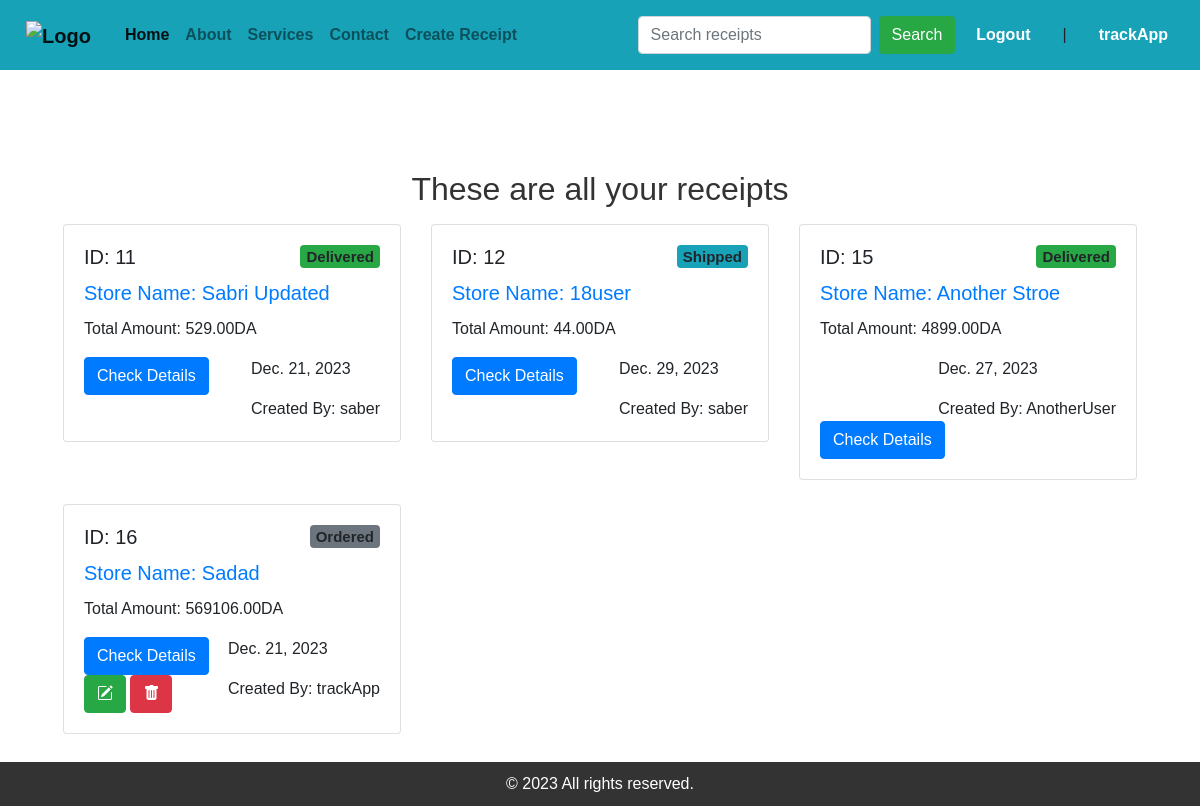
The app's page / (signed in) with its own data.
### trackApp/models.py (models this page shows, shortened)
class Recipe(models.Model):
    options = (
        ('Ordered', 'Ordered'),
        ('Shipped', 'Shipped'),
        ('Out of Delivery', 'Out'),
        ('Arriving', 'Arriving'),
        ('Delivered', 'Delivered')
    )
    user = models.ForeignKey(User, on_delete=models.CASCADE)
    store_name = models.CharField(max_length=255)
    date_of_purchase = models.DateField()
    item = models.CharField(max_length=255)
    price = models.DecimalField(max_digits=10, decimal_places=2)
    quantity = models.IntegerField()
    status = models.CharField(max_length=30, choices=options, default='Ordered')
    def calculate_total_amount(self):
        return self.quantity * self.price

### trackApp/views.py (the view)
# urls.py: path('', views.ListItems.as_view(), name='index'),
class ListItems(ListView):
    model = Recipe
    template_name = 'trackApp/index.html'
    ordering = '-date_of_purchase'
    def get_context_data(self, *args, object_list=None, **kwargs):
        all_recipes = Recipe.objects.all()
        context = super(ListItems, self).get_context_data(*args, **kwargs)
        context['all_recipes'] = all_recipes
        logger.info("Viewing all the data with List view Class Based View")
        return context

### templates/trackApp/index.html
{% extends 'trackApp/base.html' %}
{% block content %}
    <h2 class="text-center my-3">These are all your receipts</h2>
    <div class='row card-group mb-5 mx-5'>
        {% for recipe in all_recipes %}
            <div class="col-4">
                <div class="card mb-4">
                    <div class="card-body">
                        <h5 class="card-title">
                            ID: {{ recipe.id|upper }}
                            {% if user.is_authenticated %}
                                {% if recipe.status == 'Ordered' %}
                                    <span class="badge float-right bg-secondary">{{ recipe.status }}</span>
                                {% elif recipe.status == 'Shipped' %}
                                    <span class="badge float-right bg-info">{{ recipe.status }}</span>
                                {% elif recipe.status == 'Out of Delivery' %}
                                    <span class="badge float-right bg-warning">{{ recipe.status }}</span>
                                {% elif recipe.status == 'Arriving' %}
                                    <span class="badge float-right bg-primary">{{ recipe.status }}</span>
                                {% elif recipe.status == 'Delivered' %}
                                    <span class="badge float-right bg-success">{{ recipe.status }}</span>
                                {% endif %}
                            {% endif %}
                        </h5>
                        {% if user.is_authenticated %}
                            <a href="{% url 'details' recipe.pk %}">
                                <h5 class="card-title">Store Name: {{ recipe.store_name|title }}</h5>
                            </a>
                            <p class="card-text">Total Amount: {{ recipe.calculate_total_amount }}DA</p>
                            <div class="float-right">
                                <p class="card-text">{{ recipe.date_of_purchase }}</p>
                                <p class="card-text float-right">Created By: {{ recipe.user.username }}</p>
                            </div>
                            <a href="{% url 'details' recipe.id %}" class="btn btn-primary">Check Details</a>
                            {% if user.is_authenticated %}
                                {% if user.id == recipe.user.id %}
                                    <a href="{% url 'update_receipt' recipe.pk %}" class="btn btn-success">
                                        <i class="bi bi-pencil-square"></i></a>
                                    <a href="{% url 'delete_item' pk=recipe.id %}" class="btn btn-danger">
                                        <i class="bi bi-trash-fill"></i></a>
                                {% endif %}
                            {% endif %}
                        {% else %}
                            <h5 class="card-title">Store Name: {{ recipe.store_name|title }}</h5>
                        {% endif %}
                    </div>
                </div>
            </div>
        {% endfor %}
    </div>
{% endblock %}

### templates/trackApp/base.html (shortened to what this page needs)
{% load static %}
{% load crispy_forms_tags %}
<!DOCTYPE html>
<html lang="en">
<head>
    <link rel="stylesheet" href="https://stackpath.bootstrapcdn.com/bootstrap/4.5.2/css/bootstrap.min.css">
    <link rel="stylesheet" href="{% static 'css/styles.css' %}">
    <link rel="stylesheet" href="https://cdn.jsdelivr.net/npm/bootstrap-icons@1.11.2/font/bootstrap-icons.min.css">
</head>
<body>
<nav class="navbar navbar-expand-lg navbar-light bg-info">
    <div class="logo">
        <a class="navbar-brand" href="{% url 'index' %}">
            <img src="{% static 'imgs/trackerlogo.png' %}" alt="Logo" width="50" height="50">
        </a>
    </div>
    <div class="collapse navbar-collapse" id="navbarNav">
        <ul class="navbar-nav">
            <li class="nav-item active">
                <a class="nav-link" href="{% url 'index' %}">Home</a>
            </li>
            <li class="nav-item">
                <a class="nav-link" href="#about">About</a>
            </li>
            <li class="nav-item">
                <a class="nav-link" href="#services">Services</a>
            </li>
            <li class="nav-item">
                <a class="nav-link" href="#contact">Contact</a>
            </li>
            <li class="nav-item">
                {% if user.is_authenticated %}
                    <a class="nav-link" href="{% url 'create_receipt' %}">Create Receipt</a>
                {% endif %}
            </li>
        </ul>
        <form class="form-inline my-2 my-lg-0 ml-auto" method="get" action="{% url 'track_item' %}">
            <input class="form-control my-2 mr-sm-2" type="number" name="search" placeholder="Search receipts"
                   aria-label="Search" min="0" step="1" required>
            <button class="btn btn-success my-2 my-sm-0" type="submit">Search</button>
        </form>
        <div class="login-logout">
            {% if user.is_authenticated %}
                <a href="{% url 'logout_user' %}" class="nav-link">Logout</a>
                <span class="nav-link">|</span>
                <a href="" class="nav-link">{{ user.username }}</a>
            {% else %}
                <i class="fas fa-user"></i>
                <a href="{% url 'login_user' %}" class="nav-link">login</a>
                <span class="nav-link">|</span>
                <a href="{% url 'register_user' %}" class="nav-link">Register</a>
            {% endif %}
        </div>
    </div>
</nav>
{% block content %}
{% endblock %}
<footer>
    &copy; 2023 All rights reserved.
</footer>
</body>
</html>

### static/css/styles.css (style rules this page uses)
body { font-family: 'Arial', sans-serif; margin: 0; padding: 0; box-sizing: border-box; }
nav { background-color: #444; padding: 10px; overflow: hidden; }
nav a { float: left; color: #fff; font-weight: bold; text-align: center; padding: 4px 10px; text-decoration: none; }
footer { background-color: #333; color: #fff; text-align: center; padding: 10px; position: fixed; bottom: 0; width: 100%; }
.logo { float: left; }
.login-logout { float: right; display: flex; align-items: center; }
h2 { text-align: center; color: #333; }
form { display: flex; flex-direction: column; }
input { padding: 10px; margin-bottom: 15px; border: 1px solid #ccc; border-radius: 4px; }
button { background-color: #007bff; color: #fff; padding: 10px; border: none; border-radius: 4px; cursor: pointer; }
a { text-decoration: none; }

### records on screen
Recipe: id "11", status "Delivered", store_name "Sabri Updated", calculate_total_amount "529.00", date_of_purchase "Dec. 21, 2023", user.username "saber"
Recipe: id "12", status "Shipped", store_name "18user", calculate_total_amount "44.00", date_of_purchase "Dec. 29, 2023", user.username "saber"
Recipe: id "15", status "Delivered", store_name "Another Stroe", calculate_total_amount "4899.00", date_of_purchase "Dec. 27, 2023", user.username "AnotherUser"
Recipe: id "16", status "Ordered", store_name "Sadad", calculate_total_amount "569106.00", date_of_purchase "Dec. 21, 2023", user.username "trackApp"

### other values on screen
{{ user.username }} "trackApp"
